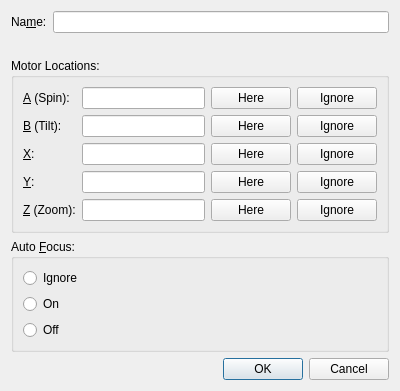
<?xml version="1.0" encoding="UTF-8"?>
<ui version="4.0">
 <class>EditBookmarkDialog</class>
 <widget class="QDialog" name="EditBookmarkDialog">
  <property name="geometry">
   <rect>
    <x>0</x>
    <y>0</y>
    <width>400</width>
    <height>391</height>
   </rect>
  </property>
  <property name="windowTitle">
   <string>Dialog</string>
  </property>
  <layout class="QVBoxLayout" name="verticalLayout_2">
   <item>
    <layout class="QFormLayout" name="formLayout_2">
     <item row="0" column="0">
      <widget class="QLabel" name="label">
       <property name="text">
        <string>Na&amp;me:</string>
       </property>
       <property name="buddy">
        <cstring>nameLineEdit</cstring>
       </property>
      </widget>
     </item>
     <item row="0" column="1">
      <widget class="QLineEdit" name="nameLineEdit"/>
     </item>
    </layout>
   </item>
   <item>
    <widget class="QGroupBox" name="formGroupBox">
     <property name="title">
      <string>Motor Locations:</string>
     </property>
     <layout class="QFormLayout" name="formLayout">
      <property name="fieldGrowthPolicy">
       <enum>QFormLayout::AllNonFixedFieldsGrow</enum>
      </property>
      <item row="1" column="0">
       <widget class="QLabel" name="label_2">
        <property name="text">
         <string>&amp;A (Spin):</string>
        </property>
        <property name="buddy">
         <cstring>motorLineEditA</cstring>
        </property>
       </widget>
      </item>
      <item row="1" column="1">
       <layout class="QHBoxLayout" name="horizontalLayout">
        <item>
         <widget class="QLineEdit" name="motorLineEditA"/>
        </item>
        <item>
         <widget class="QPushButton" name="hereButtonA">
          <property name="text">
           <string>Here</string>
          </property>
         </widget>
        </item>
        <item>
         <widget class="QPushButton" name="ignoreButtonA">
          <property name="text">
           <string>Ignore</string>
          </property>
         </widget>
        </item>
       </layout>
      </item>
      <item row="2" column="0">
       <widget class="QLabel" name="label_3">
        <property name="text">
         <string>&amp;B (Tilt):</string>
        </property>
        <property name="buddy">
         <cstring>motorLineEditB</cstring>
        </property>
       </widget>
      </item>
      <item row="2" column="1">
       <layout class="QHBoxLayout" name="horizontalLayout_2">
        <item>
         <widget class="QLineEdit" name="motorLineEditB"/>
        </item>
        <item>
         <widget class="QPushButton" name="hereButtonB">
          <property name="text">
           <string>Here</string>
          </property>
         </widget>
        </item>
        <item>
         <widget class="QPushButton" name="ignoreButtonB">
          <property name="text">
           <string>Ignore</string>
          </property>
         </widget>
        </item>
       </layout>
      </item>
      <item row="3" column="0">
       <widget class="QLabel" name="label_4">
        <property name="text">
         <string>&amp;X:</string>
        </property>
        <property name="buddy">
         <cstring>motorLineEditX</cstring>
        </property>
       </widget>
      </item>
      <item row="3" column="1">
       <layout class="QHBoxLayout" name="horizontalLayout_3">
        <item>
         <widget class="QLineEdit" name="motorLineEditX"/>
        </item>
        <item>
         <widget class="QPushButton" name="hereButtonX">
          <property name="text">
           <string>Here</string>
          </property>
         </widget>
        </item>
        <item>
         <widget class="QPushButton" name="ignoreButtonX">
          <property name="text">
           <string>Ignore</string>
          </property>
         </widget>
        </item>
       </layout>
      </item>
      <item row="4" column="0">
       <widget class="QLabel" name="label_5">
        <property name="text">
         <string>&amp;Y:</string>
        </property>
        <property name="buddy">
         <cstring>motorLineEditY</cstring>
        </property>
       </widget>
      </item>
      <item row="4" column="1">
       <layout class="QHBoxLayout" name="horizontalLayout_4">
        <item>
         <widget class="QLineEdit" name="motorLineEditY"/>
        </item>
        <item>
         <widget class="QPushButton" name="hereButtonY">
          <property name="text">
           <string>Here</string>
          </property>
         </widget>
        </item>
        <item>
         <widget class="QPushButton" name="ignoreButtonY">
          <property name="text">
           <string>Ignore</string>
          </property>
         </widget>
        </item>
       </layout>
      </item>
      <item row="5" column="0">
       <widget class="QLabel" name="label_6">
        <property name="text">
         <string>&amp;Z (Zoom):</string>
        </property>
        <property name="buddy">
         <cstring>motorLineEditZ</cstring>
        </property>
       </widget>
      </item>
      <item row="5" column="1">
       <layout class="QHBoxLayout" name="horizontalLayout_5">
        <item>
         <widget class="QLineEdit" name="motorLineEditZ"/>
        </item>
        <item>
         <widget class="QPushButton" name="hereButtonZ">
          <property name="text">
           <string>Here</string>
          </property>
         </widget>
        </item>
        <item>
         <widget class="QPushButton" name="ignoreButtonZ">
          <property name="text">
           <string>Ignore</string>
          </property>
         </widget>
        </item>
       </layout>
      </item>
     </layout>
    </widget>
   </item>
   <item>
    <widget class="QGroupBox" name="autoFocusGroup">
     <property name="title">
      <string>Auto &amp;Focus:</string>
     </property>
     <layout class="QVBoxLayout" name="autoFocusLayout">
      <item>
       <widget class="QRadioButton" name="autoFocusIgnoreRadio">
        <property name="text">
         <string>Ignore</string>
        </property>
       </widget>
      </item>
      <item>
       <widget class="QRadioButton" name="autoFocusOnRadio">
        <property name="text">
         <string>On</string>
        </property>
       </widget>
      </item>
      <item>
       <widget class="QRadioButton" name="autoFocusOffRadio">
        <property name="text">
         <string>Off</string>
        </property>
       </widget>
      </item>
     </layout>
    </widget>
   </item>
   <item>
    <widget class="QDialogButtonBox" name="buttonBox">
     <property name="orientation">
      <enum>Qt::Horizontal</enum>
     </property>
     <property name="standardButtons">
      <set>QDialogButtonBox::Cancel|QDialogButtonBox::Ok</set>
     </property>
    </widget>
   </item>
  </layout>
 </widget>
 <resources/>
 <connections>
  <connection>
   <sender>buttonBox</sender>
   <signal>accepted()</signal>
   <receiver>EditBookmarkDialog</receiver>
   <slot>accept()</slot>
   <hints>
    <hint type="sourcelabel">
     <x>248</x>
     <y>254</y>
    </hint>
    <hint type="destinationlabel">
     <x>157</x>
     <y>274</y>
    </hint>
   </hints>
  </connection>
  <connection>
   <sender>buttonBox</sender>
   <signal>rejected()</signal>
   <receiver>EditBookmarkDialog</receiver>
   <slot>reject()</slot>
   <hints>
    <hint type="sourcelabel">
     <x>316</x>
     <y>260</y>
    </hint>
    <hint type="destinationlabel">
     <x>286</x>
     <y>274</y>
    </hint>
   </hints>
  </connection>
 </connections>
</ui>
